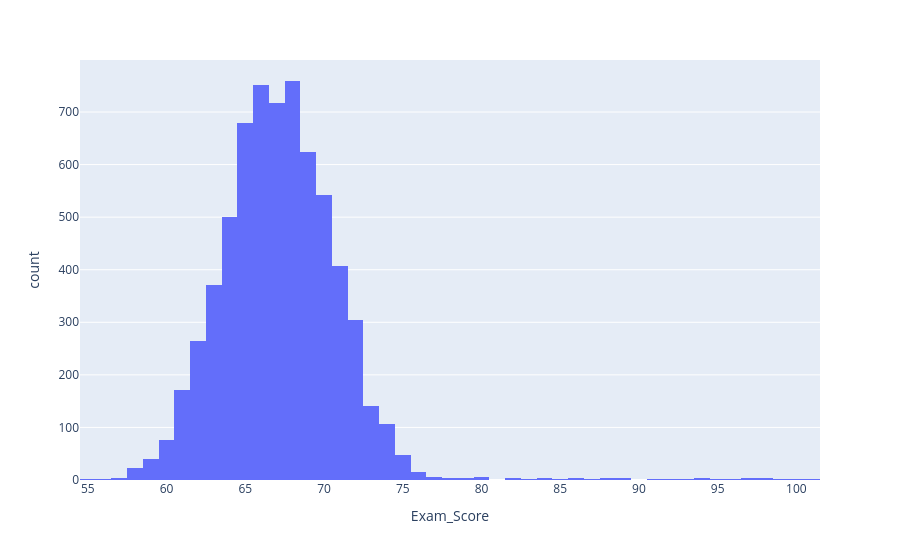

Notebook cell for this chart:
### Code cell
px.histogram(df,x='Exam_Score').show()

### Figure 1 — Plotly figure (JSON) as saved in the notebook; plotly's stock layout.template omitted (floating-point values rounded to 4 significant figures; data arrays with more than 128 entries replaced by an {"elided": "..."} marker saying what was removed)
{"data": [{"bingroup": "x", "hovertemplate": "Exam_Score=%{x}<br>count=%{y}<extra></extra>", "legendgroup": "", "marker": {"color": "#636efa", "pattern": {"shape": ""}}, "name": "", "orientation": "v", "showlegend": false, "type": "histogram", "x": {"elided": "6607 int values"}, "xaxis": "x", "yaxis": "y"}], "layout": {"barmode": "relative", "legend": {"tracegroupgap": 0}, "margin": {"t": 60}, "xaxis": {"anchor": "y", "domain": [0, 1], "title": {"text": "Exam_Score"}}, "yaxis": {"anchor": "x", "domain": [0, 1], "title": {"text": "count"}}}}
